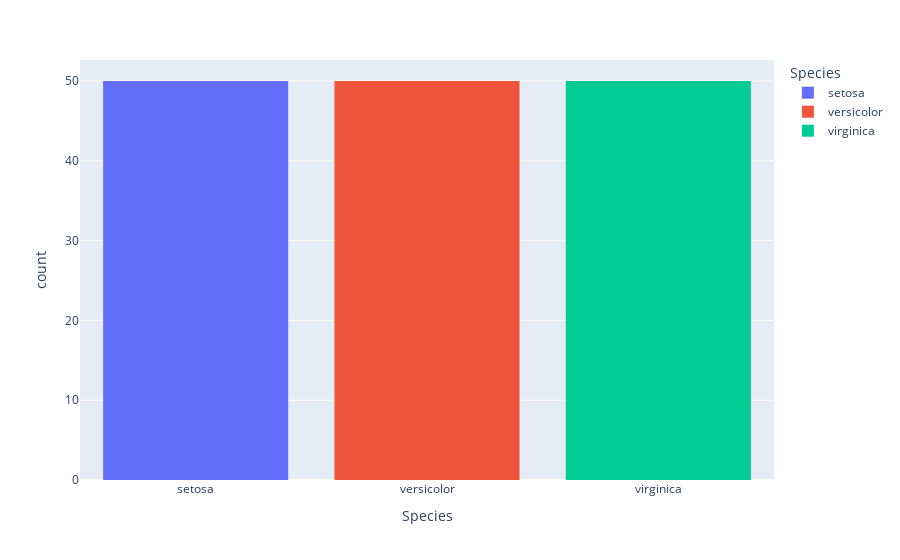

The code cell stored with this chart in its notebook:
### Code cell
import plotly.express as px
px.histogram(df4, x='Species',color='Species')

### Figure 1 — Plotly figure (JSON) as saved in the notebook; plotly's stock layout.template omitted (floating-point values rounded to 4 significant figures)
{"data": [{"bingroup": "x", "hovertemplate": "Species=%{x}<br>count=%{y}<extra></extra>", "legendgroup": "setosa", "marker": {"color": "#636efa", "pattern": {"shape": ""}}, "name": "setosa", "orientation": "v", "showlegend": true, "type": "histogram", "x": ["setosa", "setosa", "setosa", "setosa", "setosa", "setosa", "setosa", "setosa", "setosa", "setosa", "setosa", "setosa", "setosa", "setosa", "setosa", "setosa", "setosa", "setosa", "setosa", "setosa", "setosa", "setosa", "setosa", "setosa", "setosa", "setosa", "setosa", "setosa", "setosa", "setosa", "setosa", "setosa", "setosa", "setosa", "setosa", "setosa", "setosa", "setosa", "setosa", "setosa", "setosa", "setosa", "setosa", "setosa", "setosa", "setosa", "setosa", "setosa", "setosa", "setosa"], "xaxis": "x", "yaxis": "y"}, {"bingroup": "x", "hovertemplate": "Species=%{x}<br>count=%{y}<extra></extra>", "legendgroup": "versicolor", "marker": {"color": "#EF553B", "pattern": {"shape": ""}}, "name": "versicolor", "orientation": "v", "showlegend": true, "type": "histogram", "x": ["versicolor", "versicolor", "versicolor", "versicolor", "versicolor", "versicolor", "versicolor", "versicolor", "versicolor", "versicolor", "versicolor", "versicolor", "versicolor", "versicolor", "versicolor", "versicolor", "versicolor", "versicolor", "versicolor", "versicolor", "versicolor", "versicolor", "versicolor", "versicolor", "versicolor", "versicolor", "versicolor", "versicolor", "versicolor", "versicolor", "versicolor", "versicolor", "versicolor", "versicolor", "versicolor", "versicolor", "versicolor", "versicolor", "versicolor", "versicolor", "versicolor", "versicolor", "versicolor", "versicolor", "versicolor", "versicolor", "versicolor", "versicolor", "versicolor", "versicolor"], "xaxis": "x", "yaxis": "y"}, {"bingroup": "x", "hovertemplate": "Species=%{x}<br>count=%{y}<extra></extra>", "legendgroup": "virginica", "marker": {"color": "#00cc96", "pattern": {"shape": ""}}, "name": "virginica", "orientation": "v", "showlegend": true, "type": "histogram", "x": ["virginica", "virginica", "virginica", "virginica", "virginica", "virginica", "virginica", "virginica", "virginica", "virginica", "virginica", "virginica", "virginica", "virginica", "virginica", "virginica", "virginica", "virginica", "virginica", "virginica", "virginica", "virginica", "virginica", "virginica", "virginica", "virginica", "virginica", "virginica", "virginica", "virginica", "virginica", "virginica", "virginica", "virginica", "virginica", "virginica", "virginica", "virginica", "virginica", "virginica", "virginica", "virginica", "virginica", "virginica", "virginica", "virginica", "virginica", "virginica", "virginica", "virginica"], "xaxis": "x", "yaxis": "y"}], "layout": {"barmode": "relative", "legend": {"title": {"text": "Species"}, "tracegroupgap": 0}, "margin": {"t": 60}, "xaxis": {"anchor": "y", "categoryarray": ["setosa", "versicolor", "virginica"], "categoryorder": "array", "domain": [0, 1], "title": {"text": "Species"}}, "yaxis": {"anchor": "x", "domain": [0, 1], "title": {"text": "count"}}}}
